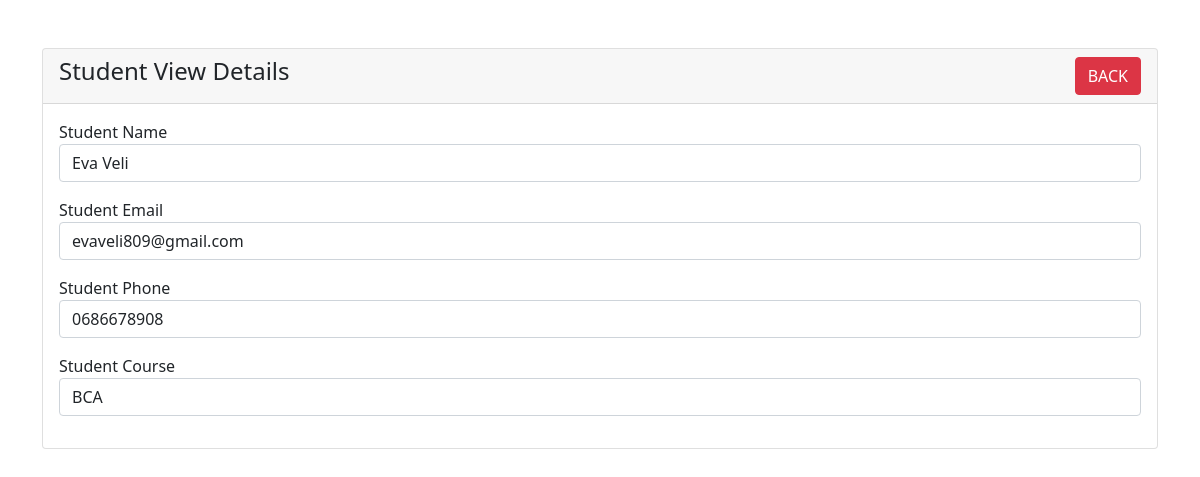
Page /student-view.php?id=1 on the committed database.
### tables this page shows
CREATE TABLE `students` (
  `id` int(11) NOT NULL,
  `name` varchar(191) NOT NULL,
  `email` varchar(191) NOT NULL,
  `phone` varchar(191) NOT NULL,
  `course` varchar(191) NOT NULL
);

### student-view.php (the view, shortened to what this page needs)
<?php
require 'dbcon.php';
?>
<!doctype html>
<html lang="en">
  <head>
    <link href="https://cdn.jsdelivr.net/npm/bootstrap@5.1.3/dist/css/bootstrap.min.css" rel="stylesheet">
</head>
<body>
    <div class="container mt-5">
        <div class="row">
            <div class="col-md-12">
                <div class="card">
                    <div class="card-header">
                        <h4>Student View Details
                            <a href="index.php" class="btn btn-danger float-end">BACK</a>
                        </h4>
                    </div>
                    <div class="card-body">
                        <?php
                        if(isset($_GET['id']))
                        {
                            $student_id = mysqli_real_escape_string($con, $_GET['id']);
                            $query = "SELECT * FROM students WHERE id='$student_id' ";
                            $query_run = mysqli_query($con, $query);
                            if(mysqli_num_rows($query_run) > 0)
                            {
                                $student = mysqli_fetch_array($query_run);
                                ?>
                                    <div class="mb-3">
                                        <label>Student Name</label>
                                        <p class="form-control">
                                            <?=$student['name'];?>
                                        </p>
                                    </div>
                                    <div class="mb-3">
                                        <label>Student Email</label>
                                        <p class="form-control">
                                            <?=$student['email'];?>
                                        </p>
                                    </div>
                                    <div class="mb-3">
                                        <label>Student Phone</label>
                                        <p class="form-control">
                                            <?=$student['phone'];?>
                                        </p>
                                    </div>
                                    <div class="mb-3">
                                        <label>Student Course</label>
                                        <p class="form-control">
                                            <?=$student['course'];?>
                                        </p>
                                    </div>
                                <?php
                            }
                            else
                            {
                                echo "<h4>No Such Id Found</h4>";
                            }
                        }
                        ?>
                    </div>
                </div>
            </div>
        </div>
    </div>
</body>
</html>

### rows in the picture
students: name "Eva Veli", email "evaveli809@gmail.com", phone "0686678908", course "BCA"
